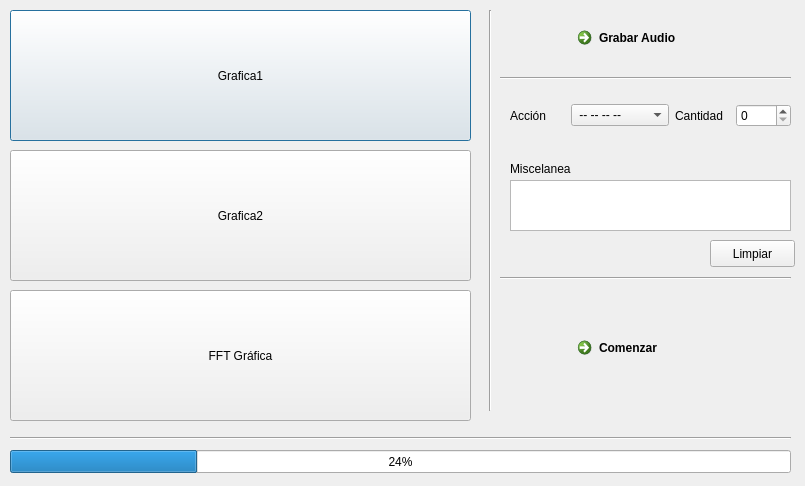
<?xml version="1.0" encoding="UTF-8"?>
<ui version="4.0">
 <class>Dialog</class>
 <widget class="QDialog" name="Dialog">
  <property name="geometry">
   <rect>
    <x>0</x>
    <y>0</y>
    <width>805</width>
    <height>486</height>
   </rect>
  </property>
  <property name="windowTitle">
   <string>Dialog</string>
  </property>
  <widget class="QPushButton" name="pushButton">
   <property name="geometry">
    <rect>
     <x>10</x>
     <y>10</y>
     <width>461</width>
     <height>131</height>
    </rect>
   </property>
   <property name="text">
    <string>Grafica1</string>
   </property>
  </widget>
  <widget class="QPushButton" name="pushButton_2">
   <property name="geometry">
    <rect>
     <x>10</x>
     <y>150</y>
     <width>461</width>
     <height>131</height>
    </rect>
   </property>
   <property name="text">
    <string>Grafica2</string>
   </property>
  </widget>
  <widget class="QPushButton" name="pushButton_3">
   <property name="geometry">
    <rect>
     <x>10</x>
     <y>290</y>
     <width>461</width>
     <height>131</height>
    </rect>
   </property>
   <property name="text">
    <string>FFT Gráfica</string>
   </property>
  </widget>
  <widget class="QCommandLinkButton" name="commandLinkButton">
   <property name="geometry">
    <rect>
     <x>570</x>
     <y>20</y>
     <width>171</width>
     <height>41</height>
    </rect>
   </property>
   <property name="text">
    <string>Grabar Audio</string>
   </property>
  </widget>
  <widget class="Line" name="line">
   <property name="geometry">
    <rect>
     <x>480</x>
     <y>10</y>
     <width>20</width>
     <height>401</height>
    </rect>
   </property>
   <property name="orientation">
    <enum>Qt::Vertical</enum>
   </property>
  </widget>
  <widget class="Line" name="line_2">
   <property name="geometry">
    <rect>
     <x>10</x>
     <y>430</y>
     <width>781</width>
     <height>16</height>
    </rect>
   </property>
   <property name="orientation">
    <enum>Qt::Horizontal</enum>
   </property>
  </widget>
  <widget class="QPlainTextEdit" name="plainTextEdit">
   <property name="geometry">
    <rect>
     <x>510</x>
     <y>180</y>
     <width>281</width>
     <height>51</height>
    </rect>
   </property>
  </widget>
  <widget class="QLabel" name="label_3">
   <property name="geometry">
    <rect>
     <x>510</x>
     <y>160</y>
     <width>71</width>
     <height>17</height>
    </rect>
   </property>
   <property name="text">
    <string>Miscelanea</string>
   </property>
  </widget>
  <widget class="QCommandLinkButton" name="commandLinkButton_2">
   <property name="geometry">
    <rect>
     <x>570</x>
     <y>330</y>
     <width>171</width>
     <height>41</height>
    </rect>
   </property>
   <property name="text">
    <string>Comenzar</string>
   </property>
  </widget>
  <widget class="QPushButton" name="pushButton_4">
   <property name="geometry">
    <rect>
     <x>710</x>
     <y>240</y>
     <width>85</width>
     <height>27</height>
    </rect>
   </property>
   <property name="text">
    <string>Limpiar</string>
   </property>
  </widget>
  <widget class="QProgressBar" name="progressBar">
   <property name="geometry">
    <rect>
     <x>10</x>
     <y>450</y>
     <width>781</width>
     <height>23</height>
    </rect>
   </property>
   <property name="value">
    <number>24</number>
   </property>
  </widget>
  <widget class="Line" name="line_3">
   <property name="geometry">
    <rect>
     <x>500</x>
     <y>70</y>
     <width>291</width>
     <height>16</height>
    </rect>
   </property>
   <property name="orientation">
    <enum>Qt::Horizontal</enum>
   </property>
  </widget>
  <widget class="Line" name="line_4">
   <property name="geometry">
    <rect>
     <x>500</x>
     <y>270</y>
     <width>291</width>
     <height>16</height>
    </rect>
   </property>
   <property name="orientation">
    <enum>Qt::Horizontal</enum>
   </property>
  </widget>
  <widget class="QWidget" name="">
   <property name="geometry">
    <rect>
     <x>510</x>
     <y>90</y>
     <width>281</width>
     <height>51</height>
    </rect>
   </property>
   <layout class="QHBoxLayout" name="horizontalLayout">
    <item>
     <widget class="QLabel" name="label_2">
      <property name="text">
       <string>Acción</string>
      </property>
     </widget>
    </item>
    <item>
     <widget class="QComboBox" name="comboBox">
      <item>
       <property name="text">
        <string> -- -- -- -- </string>
       </property>
      </item>
      <item>
       <property name="text">
        <string>Compresión</string>
       </property>
      </item>
      <item>
       <property name="text">
        <string>Convolución</string>
       </property>
      </item>
      <item>
       <property name="text">
        <string>Reflejar</string>
       </property>
      </item>
     </widget>
    </item>
    <item>
     <widget class="QLabel" name="label">
      <property name="text">
       <string>Cantidad</string>
      </property>
     </widget>
    </item>
    <item>
     <widget class="QSpinBox" name="spinBox"/>
    </item>
   </layout>
  </widget>
 </widget>
 <resources/>
 <connections/>
</ui>
